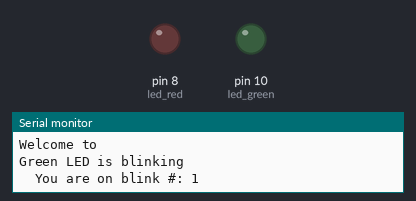
Simulated run of this sketch. Board: Arduino Uno, built with avr-gcc and run on an emulated ATmega328P. On the bench: output pins drawn as LEDs (lit = HIGH), the last lines printed to the serial monitor.

Above: at 0.3 s.
At 1.85 s:
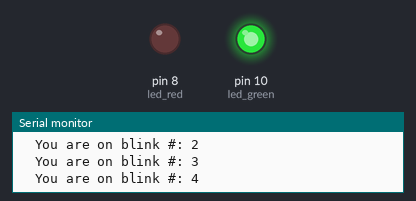
At 3.6 s:
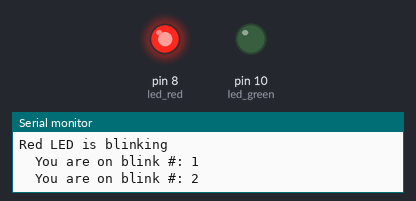
Timing chart, 0 to 5.7 s (numbered marks = the images above):
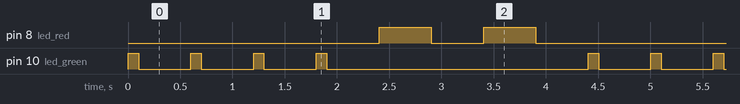

The sketch:

string.ino
```cpp
int led_red = 8;
int led_green = 10;
int red_on_time = 100;
int red_off_time = 500;
int green_on_time = 500;
int green_off_time = 500;
int green_count = 4;
int red_count = 2;
String redMsg = "Red LED is blinking";
String greenMsg = "Green LED is blinking";

void setup() {
  String welcomeMsg1 = "Welcome to ";
  String welcomeMsg2 = "my program";

  Serial.begin(9600);
  Serial.println(welcomeMsg1);

  pinMode(led_red, OUTPUT);
  pinMode(led_green, OUTPUT);
}

void loop() {
  int count;

  Serial.println(greenMsg);

  for(count = 0; count < green_count; count += 1) {
    Serial.print("  You are on blink #: ");
    Serial.println(count + 1);

    digitalWrite(led_green, HIGH);
    delay(red_on_time);
    digitalWrite(led_green, LOW);
    delay(red_off_time);
  }

  Serial.println(" ");
  Serial.println(redMsg);

  for(count = 0; count < red_count; count += 1) {
    Serial.print("  You are on blink #: ");
    Serial.println(count + 1);

    digitalWrite(led_red, HIGH);
    delay(green_on_time);
    digitalWrite(led_red, LOW);
    delay(green_off_time);
  }

  Serial.println(" ");
}
```

Measured:
- by itself, pin 8 (led_red): repeats every 4.4 s: LOW 0.50 s, HIGH 0.50 s, LOW 2.9 s, HIGH 0.50 s
- by itself, pin 10 (led_green): repeats every 4.4 s: 3 × (LOW 0.50 s, HIGH 0.10 s), LOW 2.5 s, HIGH 0.10 s
- by itself, everything shown: repeats every 4.4 s, in 12 steps
